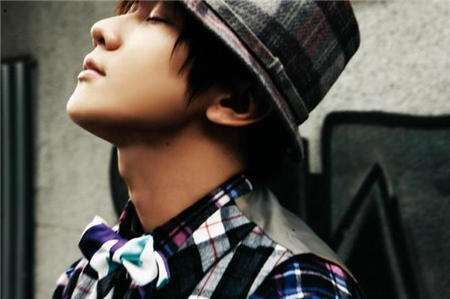
#> input picture splicePicture/jj.jpg, 450 x 299 px
$ python splice9.py
#> lines starting #> are read from the running program, lines starting #| are printed output that depends on the picture
import os
import numpy as np
from PIL import Image


def func(file_path):
#> called with file_path = './jj.jpg'
    image = Image.open(file_path).convert("RGBA")
    np_image = np.array(image, dtype=np.uint8)
    height, width, _ = np_image.shape
#> height = 299; width = 450
    side_length = max(height, width)
#> side_length = 450
    unit = int(side_length / 3)
#> unit = 150
    '''New pictures will be stored in this dir_path.'''
    dir_path = './999'
    if not os.path.exists(dir_path):
        os.mkdir(dir_path)
    '''We should expand the shape to a square, and fill the blank area with WHITE.'''
    new_np_image = np.ones((side_length, side_length, 4), dtype=np.uint8) * 255
    '''Put the picture in the middle.'''
    if height < side_length:
        s = int(side_length / 2) - int(height / 2)
#> s = 76
        new_np_image[s: s + height, :, :] = np_image
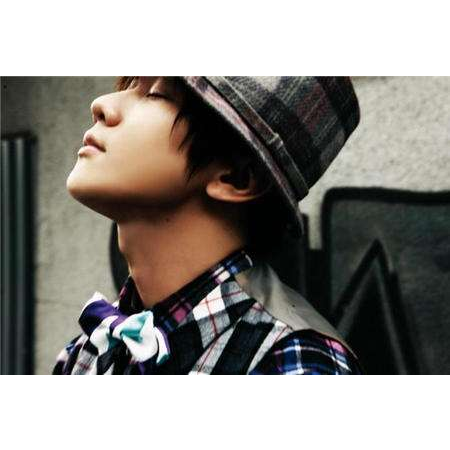
#> new_np_image: shape (450, 450, 4); mean R, G, B, A 143.3, 139.9, 135.1, 255
    else:
        t = int(side_length / 2) - int(width / 2)
        new_np_image[:, t: t + width, :] = np_image
    '''Splice.'''
    for i in range(3):
        for j in range(3):
            n = new_np_image[i * unit: (i + 1) * unit, j * unit: (j + 1) * unit, :]
            img = Image.fromarray(n.astype('uint8')).convert('RGB')
            img.save(os.path.join(dir_path, str(3 * i + j + 1) + ".png"))
#> this loop made 3 passes
#> pass 1, in func, `img.save(os.path.join(dir_path, str(3 * i + j + 1) + ".png"))`:
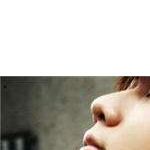
#> saved as 1.png: PIL image 150x150 RGB; mean R, G, B 192.9, 187.9, 179.9
#> pass 1, in func, `img.save(os.path.join(dir_path, str(3 * i + j + 1) + ".png"))`:
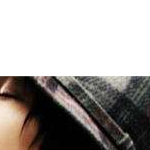
#> saved as 2.png: PIL image 150x150 RGB; mean R, G, B 166.7, 162.3, 159.1
#> pass 1, in func, `img.save(os.path.join(dir_path, str(3 * i + j + 1) + ".png"))`:
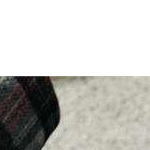
#> saved as 3.png: PIL image 150x150 RGB; mean R, G, B 196.2, 195.5, 191.3
#> pass 2, in func, `img.save(os.path.join(dir_path, str(3 * i + j + 1) + ".png"))`:
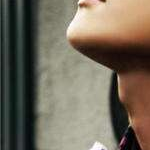
#> saved as 4.png: PIL image 150x150 RGB; mean R, G, B 114.6, 105.7, 90.4
#> after the loop:
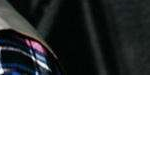
#> img: PIL image 150x150 RGB; mean R, G, B 140.8, 142.6, 143.1
    print("done.")


if __name__ == "__main__":
    func("./jj.jpg")
